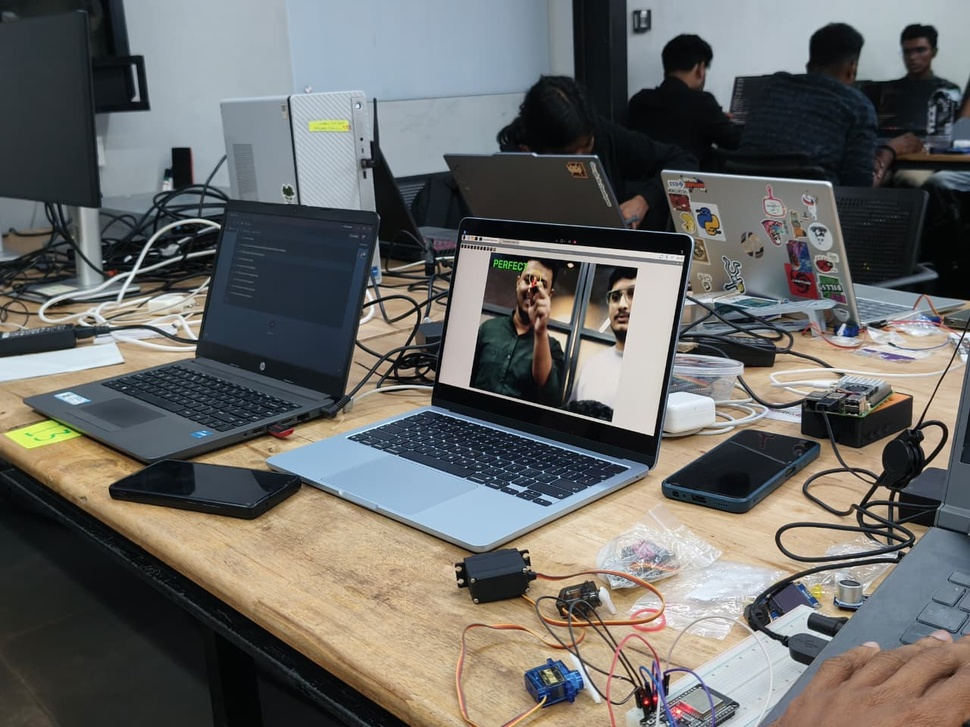
#> input picture images/p1image1.jpg, 970 x 727 px, shrunk from 1280 x 960 before the run, given in place of the camera
$ python model.py
#> lines starting #> are read from the running program, lines starting #| are printed output that depends on the picture; after the words box and inside, x2 and y2 are one past the last pixel; in counts of white or black regions, pixels touching at a corner belong together
import atexit
import os
import shutil
import subprocess
import sys
import tempfile
import threading
import time
import cv2
import numpy as np
import serial

speech_cooldown = 2.5  # Seconds between spoken instructions


class BluetoothAudio:
    """Speak guidance through a connected Bluetooth headset without blocking video."""

    PROCESS_TIMEOUT = 3

    def __init__(self):
        self._state_lock = threading.Lock()
        self._is_speaking = False
        self._thread = None
        self._latest_text = None
        self._last_attempt_text = None
        self._last_attempt_time = 0
        self._last_delivered_text = None
        self._last_delivery_time = 0
        self._cancel_generation = 0

        self._espeak = shutil.which("espeak-ng") or shutil.which("espeak")
        self._paplay = shutil.which("paplay")
        self._pactl = shutil.which("pactl")
        self._say = shutil.which("say")
        self._powershell = shutil.which("powershell") or shutil.which("pwsh")

        # Set this when more than one Bluetooth output is connected. Example:
        # POTTU_AUDIO_SINK=bluez_output.XX_XX_XX_XX_XX_XX.1 python model.py
        self._sink_override = os.environ.get("POTTU_AUDIO_SINK", "").strip() or None
        self._cached_sink = None
        self._last_sink_check = 0

        self._print_output_status()

    # [59 lines left out: functions _find_bluetooth_sink, _get_bluetooth_sink, not called in this run]

    def _print_output_status(self):
        if sys.platform.startswith("linux"):
            if not self._espeak:
                print("Audio disabled: install 'espeak-ng' or 'espeak'.")
                return

            sink = self._get_bluetooth_sink(force_refresh=True)
            if self._sink_override and self._paplay:
                print(f"Audio output: configured sink ({self._sink_override})")
            elif sink and self._paplay:
                print(f"Audio output: Bluetooth headset ({sink})")
            elif self._paplay:
                print("Audio output: system default (no Bluetooth sink detected yet)")
            else:
                print("Audio output: system default (install 'pulseaudio-utils' for direct Bluetooth routing)")
        elif sys.platform == "darwin" and self._say:
            print("Audio output: macOS system default")
        elif sys.platform == "win32" and self._powershell:
            print("Audio output: Windows system default")
        else:
            print("Audio disabled: no supported speech command was found.")

    # [43 lines left out: function request, not called in this run]

    def cancel(self):
        """Prevent an in-flight failure from retrying stale guidance."""
        with self._state_lock:
            self._cancel_generation += 1
            self._latest_text = None
            self._last_attempt_text = None
            self._last_delivered_text = None
            self._last_delivery_time = 0

    # [144 lines left out: functions _is_current, _speak, _speak_linux, _play_wav, _speak_espeak_default, not called in this run]

    def close(self):
        """Allow a short instruction already in progress to finish on shutdown."""
        self.cancel()

        with self._state_lock:
            thread = self._thread

        if thread and thread.is_alive():
            thread.join(timeout=self.PROCESS_TIMEOUT + 0.5)


audio = BluetoothAudio()
atexit.register(audio.close)

# Initialize Serial Connection to ESP32
# Replace 'COM3' with your actual ESP32 COM port
try:
    ser = None
    #ser = serial.Serial('COM3', 115200, timeout=1)
    time.sleep(2)  # Give ESP32 time to reset after opening connection
    print("Serial connected to ESP32!")
except Exception as e:
    print(f"Serial connection error: {e}")
    ser = None

xml_filename = "/usr/share/opencv4/haarcascades/haarcascade_frontalface_default.xml"
face_cascade = cv2.CascadeClassifier(xml_filename)

if face_cascade.empty():
    raise IOError(f"Could not load Haar Cascade XML from file: {xml_filename}")

cap = cv2.VideoCapture(0, cv2.CAP_V4L2)

while cap.isOpened():
    ret, frame = cap.read()
#> frame is the input picture: shape (727, 970, 3); mean B, G, R 102.6, 105.3, 105.6
    if not ret:
        print("Unable to fetch webcam frame.")
        break

    gray = cv2.cvtColor(frame, cv2.COLOR_BGR2GRAY)
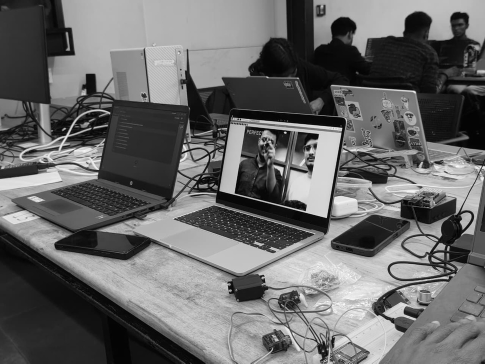
#> gray: shape (727, 970) (shown at 1/2 size); min 0, max 255, mean 105.1
    faces = face_cascade.detectMultiScale(
        gray, scaleFactor=1.1, minNeighbors=5, minSize=(30, 30)
    )
#> faces = [[597, 275, 53, 53]]

    forehead_x = None
    forehead_y = None

    for x, y, w, h in faces:
        cv2.rectangle(frame, (x, y), (x + w, y + h), (255, 0, 0), 2)

        # Calculate forehead coordinates (centered horizontally, ~30% from top of face box)
        forehead_x = int(x + (w / 2))
        forehead_y = int(y + (h * 0.3))

        # Draw a small filled red circle on the forehead
        cv2.circle(frame, (forehead_x, forehead_y), 10, (0, 0, 255), -1)

        # Calculate face center target coordinates
        center_x = float(x + (w // 2))
        center_y = float(y + (h // 2))

        # Print face coordinates to terminal
        print(f"Face Coordinates: X = {center_x:.1f}, Y = {center_y:.1f}")

        # Send space-separated "X Y\n" format expected by parseFloat()
        if ser and ser.is_open:
            data_string = f"{center_x:.1f} {center_y:.1f}\n"
            ser.write(data_string.encode('utf-8'))
#> this loop made 1 pass
#> (x, y, w, h, forehead_x, forehead_y, center_x, center_y) on pass 1: (597, 275, 53, 53, 623, 290, 623, 301)
#> (printed output is left out)
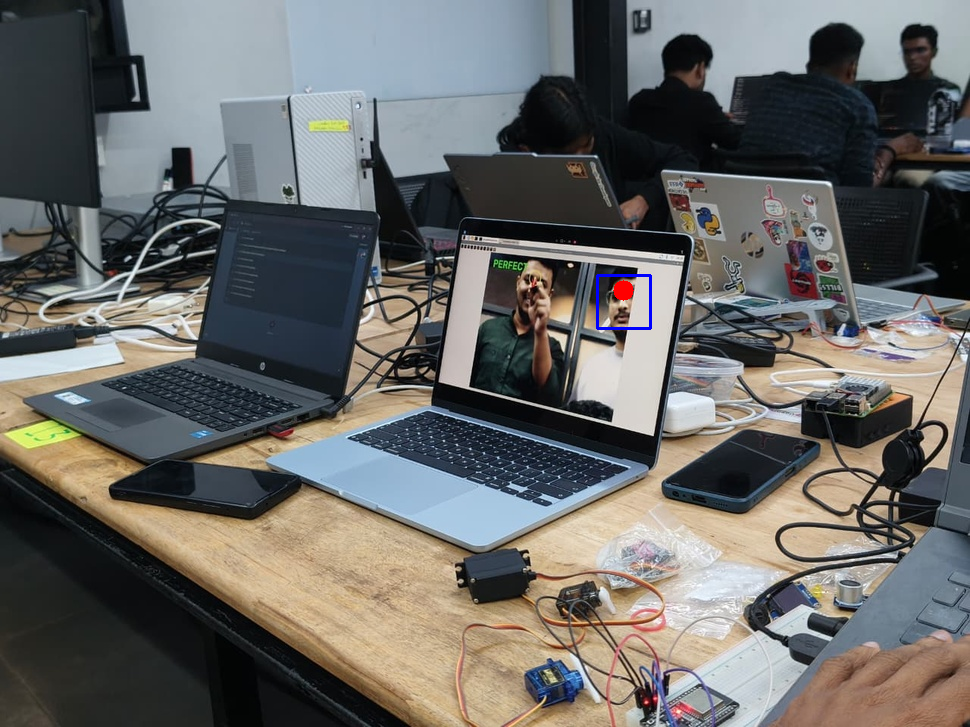
#> frame: shape (727, 970, 3); 0.13% of pixels changed, all inside (x1, y1, x2, y2) = (596, 274, 652, 330)

    # Detect red object (marker cap) using HSV color thresholding
    hsv_frame = cv2.cvtColor(frame, cv2.COLOR_BGR2HSV)
#> hsv_frame: shape (727, 970, 3); mean H, S, V 72.2, 62.1, 116.6

    # Lower and upper range for red color in HSV space
    lower_red1 = np.array([0, 120, 70])
    upper_red1 = np.array([10, 255, 255])
    lower_red2 = np.array([170, 120, 70])
    upper_red2 = np.array([180, 255, 255])

    mask1 = cv2.inRange(hsv_frame, lower_red1, upper_red1)
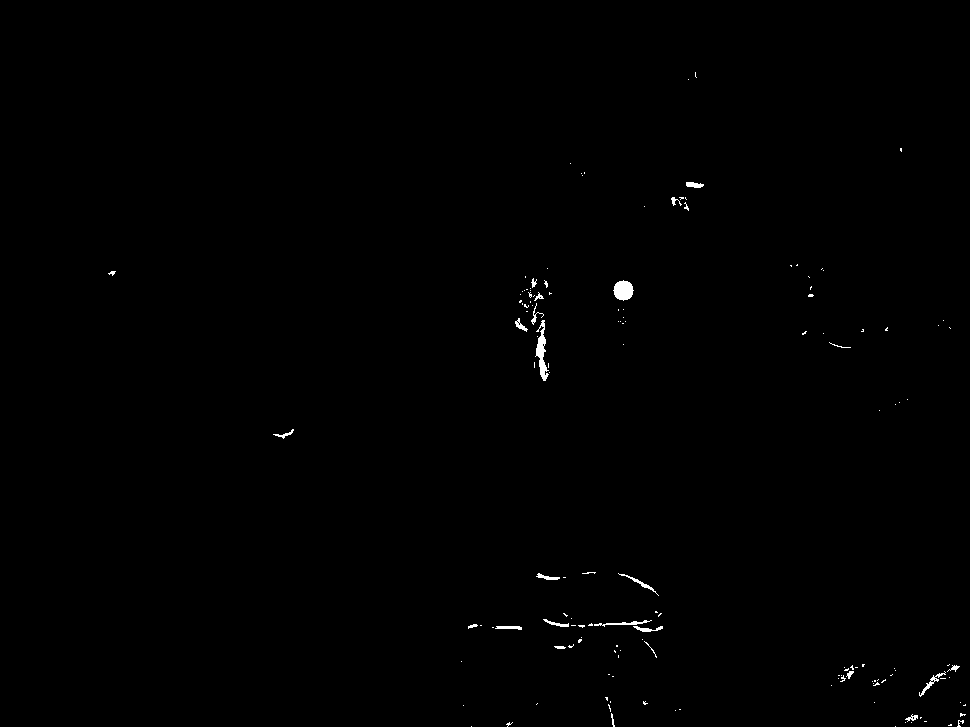
#> mask1: shape (727, 970); 0.35% white; 149 white regions (123 under 20 px), largest, box (x1, y1, x2, y2) and area: (535, 320, 549, 381) 358, (613, 280, 634, 301) 317, (594, 620, 652, 627) 128
    mask2 = cv2.inRange(hsv_frame, lower_red2, upper_red2)
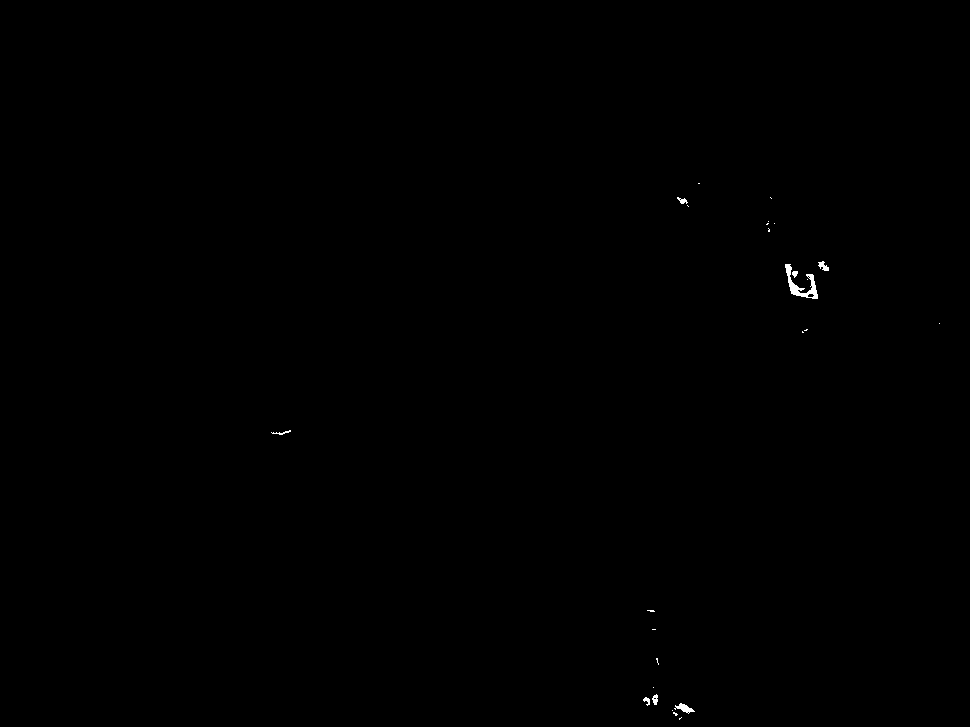
#> mask2: shape (727, 970); 0.11% white; 26 white regions (18 under 20 px), largest, box (x1, y1, x2, y2) and area: (785, 264, 818, 299) 377, (674, 703, 695, 714) 101, (818, 261, 829, 271) 61
    red_mask = mask1 + mask2
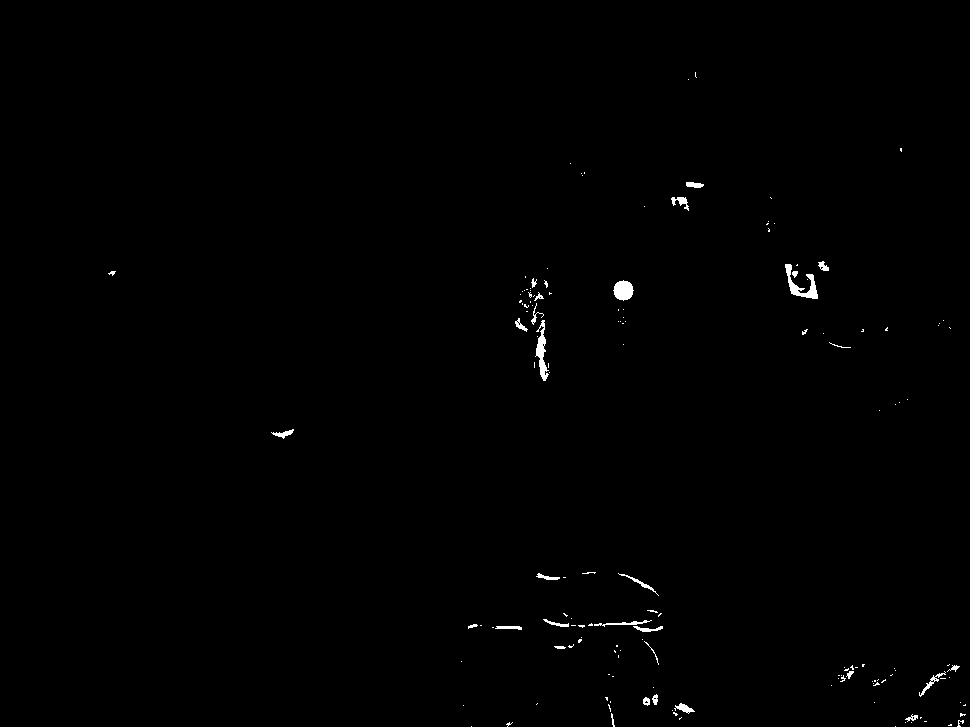
#> red_mask: shape (727, 970); 0.47% white; 154 white regions (122 under 20 px)

    # Find contours of the red object
    contours, _ = cv2.findContours(red_mask, cv2.RETR_TREE, cv2.CHAIN_APPROX_SIMPLE)
#> contours = 169 contours, 145 with area under 20; largest, box (x1, y1, x2, y2) and area: (785, 264, 818, 299) 324, (613, 280, 634, 301) 288, (535, 320, 549, 381) 283, (674, 703, 695, 714) 80, (671, 197, 689, 211) 78

    red_center_x = None
    red_center_y = None

    for contour in contours:
        area = cv2.contourArea(contour)
        if area > 500:  # Minimum area threshold to ignore noise
            M = cv2.moments(contour)
            if M["m00"] != 0:
                red_center_x = int(M["m10"] / M["m00"])
                red_center_y = int(M["m01"] / M["m00"])

                # Draw a small green dot on the center of the red object
                cv2.circle(frame, (red_center_x, red_center_y), 10, (0, 255, 0), -1)
                print(f"Red Object Coordinates: X = {red_center_x}, Y = {red_center_y}")
                break
#> this loop made 169 passes
#> area on passes 11, 21, 27: 31, 80.5, 37.5

    # Calculate difference between green spot (hand) and red spot (forehead) to guide user
    if forehead_x is not None and red_center_x is not None:
        dx = forehead_x - red_center_x
        dy = forehead_y - red_center_y
        distance = int(np.sqrt(dx**2 + dy**2))

        # Draw a line between the two points
        cv2.line(frame, (red_center_x, red_center_y), (forehead_x, forehead_y), (255, 255, 0), 2)

        # Build movement directions
        directions = []
        if abs(dx) > 20:
            directions.append("RIGHT" if dx > 0 else "LEFT")
        if abs(dy) > 20:
            directions.append("DOWN" if dy > 0 else "UP")

        if distance < 30:
            guide_text = "TARGET REACHED!"
            speech_text = "Target reached"
            color = (0, 255, 0)
        else:
            guide_text = f"Move Hand: {' + '.join(directions)}"
            speech_text = " and ".join(direction.lower() for direction in directions)
            color = (0, 255, 255)

        cv2.putText(frame, guide_text, (20, 40), cv2.FONT_HERSHEY_SIMPLEX, 0.8, color, 2)
        print(f"Distance: {distance}px | Guidance: {guide_text}")

        audio.request(speech_text, speech_cooldown)
    else:
        # Announce the current direction immediately after tracking is reacquired.
        audio.cancel()

    cv2.imshow("Haar Cascade Face Detection", frame)
    if cv2.waitKey(1) & 0xFF == ord("q"):
#> (key q is pressed here)
        break

cap.release()
cv2.destroyAllWindows()
audio.close()
if ser and ser.is_open:
    ser.close()

$ run again, on images/p1image3.jpg
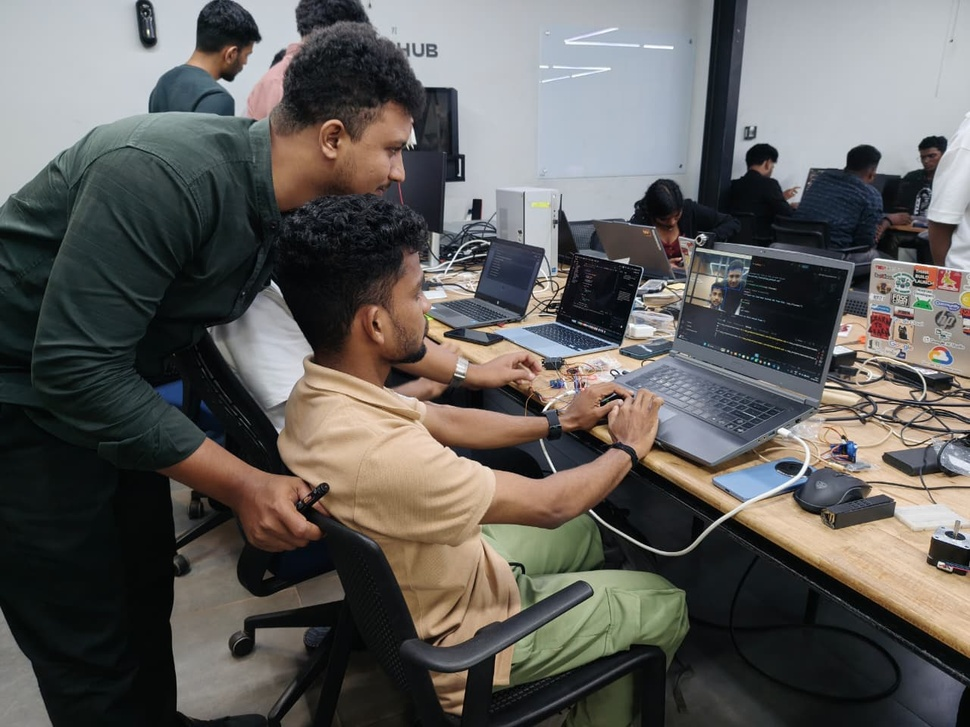
#> input picture images/p1image3.jpg, 970 x 727 px, shrunk from 1280 x 960 before the run, given in place of the camera
#> frame is the input picture: shape (727, 970, 3); mean B, G, R 91.8, 94.5, 96.5
#> faces = ()
#> hsv_frame: shape (727, 970, 3); mean H, S, V 75.2, 60.8, 104.2
#> `mask1 = cv2.inRange(hsv_frame, lower_red1, upper_red1)`:
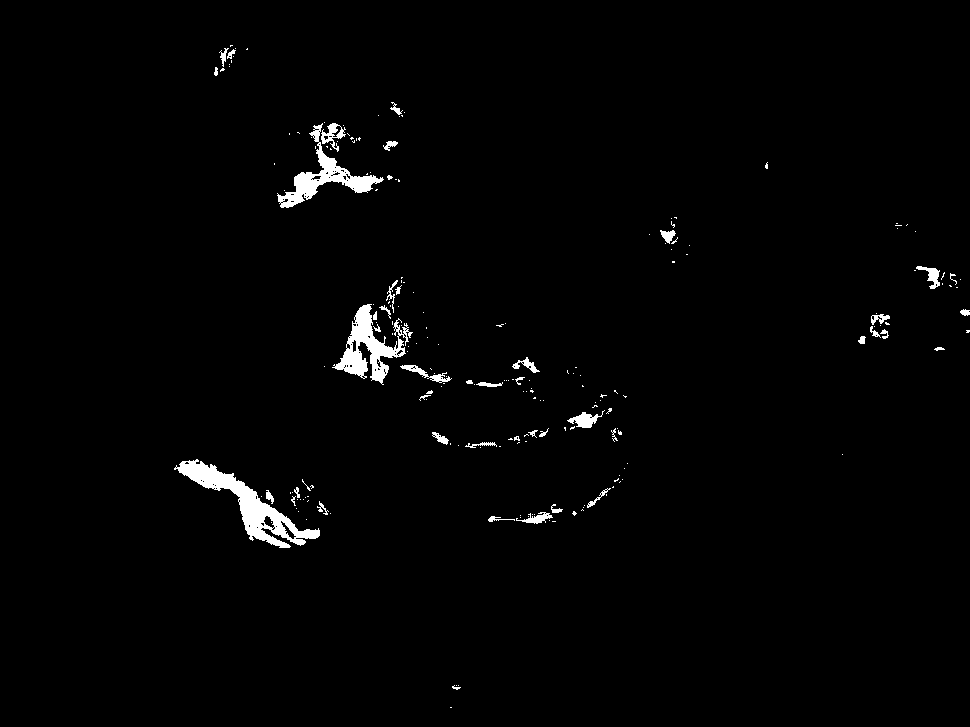
#> mask1: shape (727, 970); 1.6% white; 211 white regions (166 under 20 px), largest, box (x1, y1, x2, y2) and area: (174, 459, 320, 548) 3176, (332, 304, 413, 385) 2261, (277, 123, 384, 208) 1954
#> mask2: shape (727, 970); 0.05% white; 26 white regions (22 under 20 px), largest, box (x1, y1, x2, y2) and area: (872, 316, 891, 338) 181, (951, 274, 961, 289) 72, (938, 272, 944, 286) 40, (666, 242, 677, 246) 22
#> red_mask: shape (727, 970); 1.6% white; 214 white regions (170 under 20 px)
#> contours = 331 contours, 296 with area under 20; largest, box (x1, y1, x2, y2) and area: (174, 459, 320, 548) 3108, (332, 304, 413, 385) 2104, (277, 123, 384, 208) 1858, (869, 314, 891, 339) 364, (321, 123, 346, 152) 269
#> the loop `for contour in contours:` made 61 passes
#> (area, red_center_x, red_center_y) on pass 61: (3108, 248, 505)
#> (printed output is left out)
#> after the loop `for contour in contours:`:
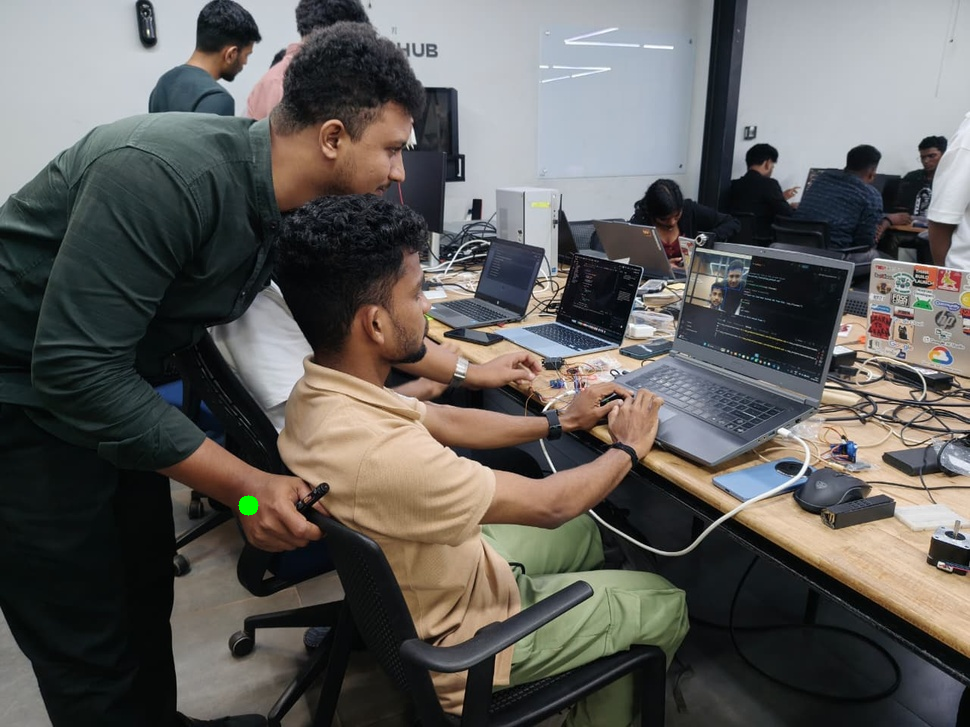
#> frame: shape (727, 970, 3); 0.04% of pixels changed, all inside (x1, y1, x2, y2) = (238, 495, 259, 516)
